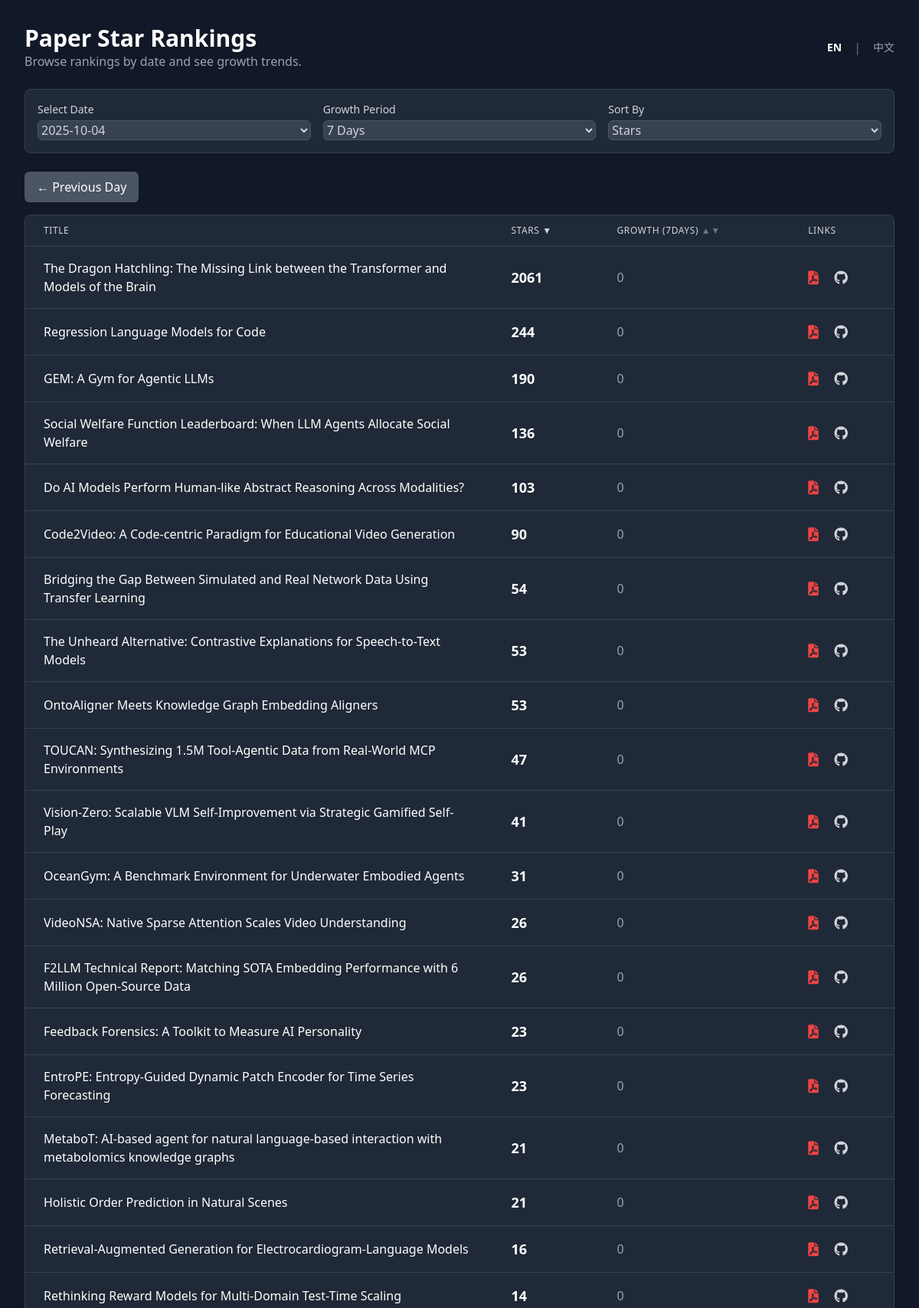
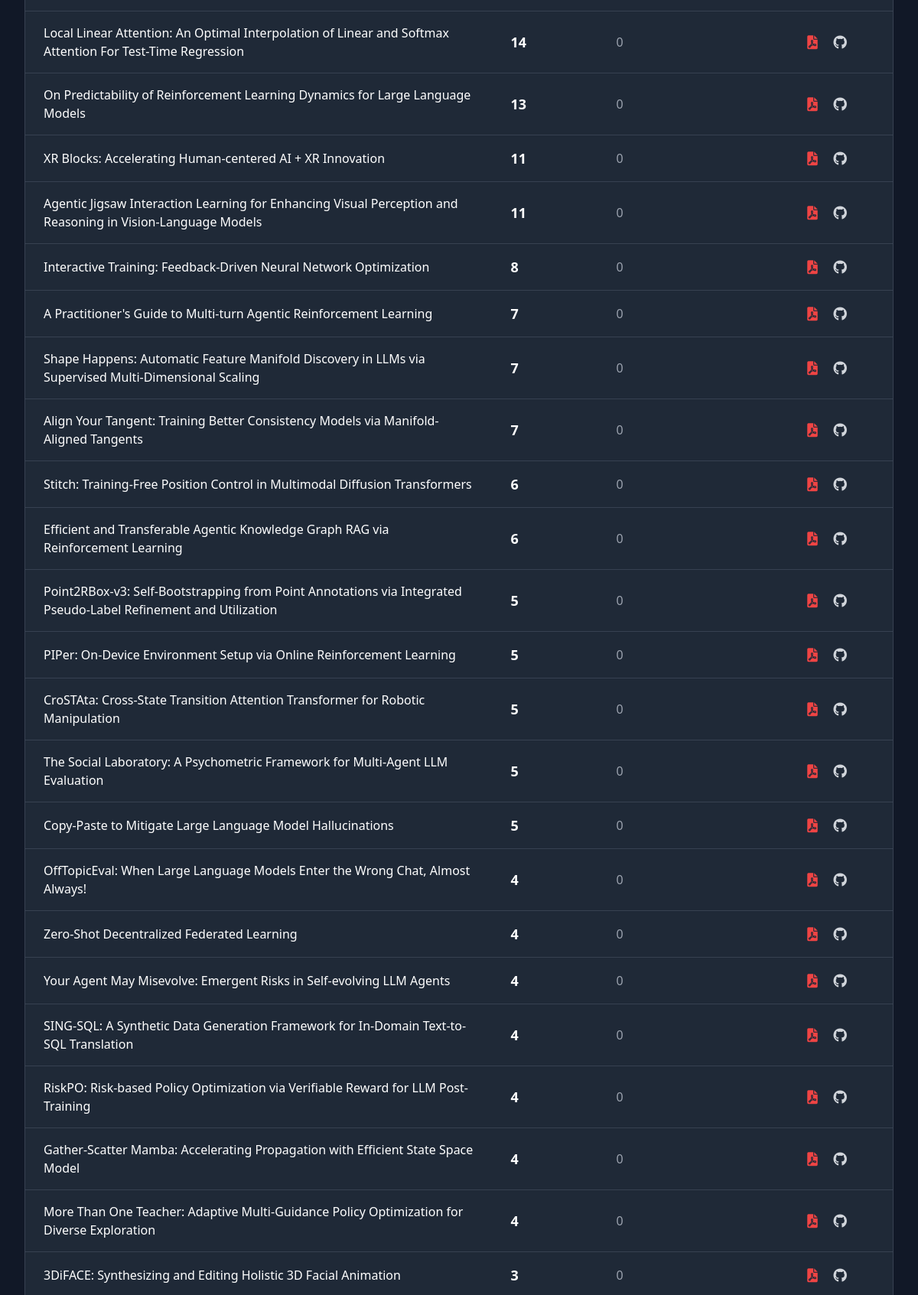
The page / (upper part) on the database its author committed (2 pictures, top to bottom).
### tables this page shows
CREATE TABLE star_counts (
                id INTEGER PRIMARY KEY AUTOINCREMENT,
                paper_id INTEGER,
                check_date TEXT,
                stars INTEGER,
                FOREIGN KEY (paper_id) REFERENCES papers (id),
                UNIQUE(paper_id, check_date)
            );

CREATE TABLE papers (
                id INTEGER PRIMARY KEY AUTOINCREMENT,
                arxiv_id TEXT UNIQUE NOT NULL,
                title TEXT,
                pdf_link TEXT,
                published_date TEXT,
                github_link TEXT
            );

### app.py (the view)
@app.route("/")
def index():
    db = get_db()
    lang = request.args.get('lang', 'en')
    if lang not in TRANSLATIONS:
        lang = 'en'
    T = TRANSLATIONS[lang]
    if db is None:
        return render_template("index.html", error=T['error_no_db'], T=T, lang=lang)
    cursor = db.cursor()
    cursor.execute("SELECT DISTINCT check_date FROM star_counts ORDER BY check_date DESC")
    available_dates = [row['check_date'] for row in cursor.fetchall()]
    if not available_dates:
        return render_template("index.html", data=[], available_dates=[], T=T, lang=lang, no_data=True)
    selected_date = request.args.get("date", available_dates[0])
    growth_days = int(request.args.get("growth_days", 7))
    sort_by = request.args.get("sort_by", "stars")
    order = request.args.get("order", "desc")
    page = int(request.args.get("page", 1))
    per_page = 50
    order_direction = "ASC" if order.lower() == "asc" else "DESC"
    sort_column = "growth" if sort_by == "growth" else "current_stars"
    query = f"""
        SELECT
            p.title AS "Title",
            p.pdf_link AS "Pdf_Link",
            p.github_link AS "Github_Link",
            p.arxiv_id AS "Arxiv_ID",
            s1.stars AS current_stars,
            (s1.stars - IFNULL(s2.stars, s1.stars)) AS growth
        FROM papers p
        JOIN star_counts s1 ON p.id = s1.paper_id
        LEFT JOIN star_counts s2 ON p.id = s2.paper_id AND s2.check_date = (
            SELECT MAX(check_date)
            FROM star_counts
            WHERE paper_id = p.id AND check_date < DATE(?, '-{growth_days} days')
        )
        WHERE s1.check_date = ?
        ORDER BY {sort_column} {order_direction}, current_stars DESC
    """
    cursor.execute(query, (selected_date, selected_date))
    all_data = cursor.fetchall()
    total_items = len(all_data)
    total_pages = (total_items + per_page - 1) // per_page
    if page > total_pages and total_pages > 0:
        return redirect(url_for_params('index', page=total_pages))
    start_index = (page - 1) * per_page
    end_index = start_index + per_page
    paginated_data = all_data[start_index:end_index]
    prev_date, next_date = None, None
    if selected_date in available_dates:
        current_index = available_dates.index(selected_date)
        if current_index < len(available_dates) - 1:
            prev_date = available_dates[current_index + 1] # Dates are DESC
        if current_index > 0:
            next_date = available_dates[current_index - 1]
    return render_template(
        "index.html",
        data=[dict(row) for row in paginated_data], # Convert rows to dicts
        page=page,
        total_pages=total_pages,
        total_items=total_items,
        start_index=start_index,
        end_index=min(end_index, total_items),
        sort_by=sort_by,
        order=order,
        date_cols=available_dates,
        selected_date=selected_date,
        growth_days=growth_days,
        growth_col_name="growth", # For consistency in template
        prev_date=prev_date,
        next_date=next_date,
        lang=lang,
        T=T
    )

### app.py (called while the page is built)
def get_db():
    if 'db' not in g:
        if not os.path.exists(DATABASE):
            return None # Return None if the database file does not exist
        g.db = sqlite3.connect(DATABASE)
        g.db.row_factory = sqlite3.Row
    return g.db

@app.context_processor
def utility_processor():
    def url_for_params(endpoint, **values):
        args = request.args.copy()
        for key, value in values.items():
            args[key] = value
        return url_for(endpoint, **args)
    return dict(url_for_params=url_for_params)

### templates/index.html (shortened to what this page needs)
<!DOCTYPE html>
<html lang="{{ lang }}">
<head>
    <script src="https://cdn.tailwindcss.com"></script>
    <link href="https://cdnjs.cloudflare.com/ajax/libs/font-awesome/6.0.0-beta3/css/all.min.css" rel="stylesheet">
</head>
<body class="font-sans">
    <div class="container mx-auto p-4 md:p-8 max-w-7xl">
        <header class="flex justify-between items-center mb-6">
            <div>
                <h1 class="text-3xl font-bold text-white">{{ T.main_header }}</h1>
                <p class="text-gray-400">{{ T.sub_header }}</p>
            </div>
            <div class="flex items-center space-x-4">
                <a href="{{ url_for_params('index', lang='en') }}" class="text-sm {{ 'font-bold text-white' if lang == 'en' else 'text-gray-400 hover:text-white' }}">EN</a>
                <span class="text-gray-500">|</span>
                <a href="{{ url_for_params('index', lang='zh') }}" class="text-sm {{ 'font-bold text-white' if lang == 'zh' else 'text-gray-400 hover:text-white' }}">中文</a>
            </div>
        </header>
        {% if error %}
            <div class="card p-4 rounded-lg mb-6 error-message text-center">
                {{ error }}
            </div>
        {% else %}
        <div class="card p-4 rounded-lg mb-6">
            <form method="GET" action="{{ url_for('index') }}" class="grid grid-cols-1 md:grid-cols-3 gap-4 items-end">
                <div>
                    <label for="date" class="block text-sm font-medium mb-1">{{ T.select_date }}</label>
                    <select id="date" name="date" class="form-select w-full rounded-md" onchange="this.form.submit()">
                        {% for d in date_cols %}
                        <option value="{{ d }}" {% if d == selected_date %}selected{% endif %}>{{ d }}</option>
                        {% endfor %}
                    </select>
                </div>
                <div>
                    <label for="growth_days" class="block text-sm font-medium mb-1">{{ T.growth_period }}</label>
                    <select id="growth_days" name="growth_days" class="form-select w-full rounded-md" onchange="this.form.submit()">
                        <option value="7" {% if growth_days == 7 %}selected{% endif %}>7 {{ T.days }}</option>
                    </select>
                </div>
                <div>
                    <label for="sort_by" class="block text-sm font-medium mb-1">{{ T.sort_by }}</label>
                    <select id="sort_by" name="sort_by" class="form-select w-full rounded-md" onchange="this.form.submit()">
                        <option value="stars" {% if sort_by == 'stars' %}selected{% endif %}>{{ T.stars }}</option>
                    </select>
                </div>
            </form>
        </div>
        <div class="flex justify-between items-center my-4">
            {% if prev_date %}
                <a href="{{ url_for_params('index', date=prev_date) }}" class="btn-secondary px-4 py-2 rounded-md">&larr; {{ T.prev_day }}</a>
            {% else %}
                <span></span>
            {% endif %}
        </div>
        <div class="card rounded-lg overflow-x-auto">
            <table class="min-w-full divide-y divide-gray-700">
                <thead class="bg-gray-800">
                    <tr>
                        <th scope="col" class="px-6 py-3 text-left text-xs font-medium uppercase tracking-wider">{{ T.title }}</th>
                        <th scope="col" class="px-6 py-3 text-left text-xs font-medium uppercase tracking-wider">
                            <a href="{{ url_for_params('index', sort_by='stars', order='desc' if order == 'asc' and sort_by == 'stars' else 'asc') }}" class="hover:text-white">
                                {{ T.stars }}
                                {% if sort_by != 'stars' %}
                                    <span class="text-gray-500">&#9650;&#9660;</span>
                                {% elif order == 'desc' %}
                                    <span>&#9660;</span>
                                {% else %}
                                    <span>&#9650;</span>
                                {% endif %}
                            </a>
                        </th>
                        <th scope="col" class="px-6 py-3 text-left text-xs font-medium uppercase tracking-wider">
                             <a href="{{ url_for_params('index', sort_by='growth', order='desc' if order == 'asc' and sort_by == 'growth' else 'asc') }}" class="hover:text-white">
                                {{ T.growth }} ({{ growth_days }}{{ T.day if growth_days == 1 else T.days }})
                                {% if sort_by != 'growth' %}
                                    <span class="text-gray-500">&#9650;&#9660;</span>
                                {% elif order == 'desc' %}
                                    <span>&#9660;</span>
                                {% else %}
                                    <span>&#9650;</span>
                                {% endif %}
                            </a>
                        </th>
                        <th scope="col" class="px-6 py-3 text-left text-xs font-medium uppercase tracking-wider">{{ T.links }}</th>
                    </tr>
                </thead>
                <tbody class="divide-y divide-gray-700">
                    {% if data %}
                        {% for row in data %}
                        <tr class="hover:bg-gray-700/50">
                            <td class="px-6 py-4 whitespace-normal max-w-md">
                                <div class="truncate-multiline font-medium text-white">{{ row.Title }}</div>
                            </td>
                            <td class="px-6 py-4 whitespace-nowrap text-lg font-semibold text-white">{{ row.current_stars | int }}</td>
                            <td class="px-6 py-4 whitespace-nowrap">
                                {% if row.growth is not none and row.growth is number %}
                                    <span class="{{ 'text-green-400' if row.growth > 0 else 'text-red-400' if row.growth < 0 else 'text-gray-400' }}">
                                        {{ '+%d' | format(row.growth | int) if row.growth > 0 else row.growth | int }}
                                    </span>
                                {% else %}
                                    <span class="text-gray-500">N/A</span>
                                {% endif %}
                            </td>
                            <td class="px-6 py-4 whitespace-nowrap text-lg space-x-4">
                                {% if row.Pdf_Link and row.Pdf_Link != 'not_found' %}
                                <a href="{{ row.Pdf_Link }}" target="_blank" title="ArXiv PDF" class="text-red-500 hover:text-red-400"><i class="fas fa-file-pdf"></i></a>
                                {% endif %}
                                {% if row.Github_Link and row.Github_Link != 'not_found' and 'https://' in row.Github_Link %}
                                <a href="{{ row.Github_Link }}" target="_blank" title="GitHub Repository" class="text-gray-300 hover:text-white"><i class="fab fa-github"></i></a>
                                {% endif %}
                            </td>
                        </tr>
                        {% endfor %}
                    {% else %}
                        <tr>
                            <td colspan="4" class="text-center py-10 text-gray-500">{{ T.no_data }}</td>
                        </tr>
                    {% endif %}
                </tbody>
            </table>
        </div>
        {% endif %}
    </div>
</body>
</html>

### templates/index.html (style rules this page uses)
.truncate-multiline { display: -webkit-box; -webkit-line-clamp: 2; -webkit-box-orient: vertical; overflow: hidden; text-overflow: ellipsis; }
body { background-color: #111827; color: #d1d5db; }
.card { background-color: #1f2937; border: 1px solid #374151; }
.form-select, .form-input { background-color: #374151; color: #d1d5db; border: 1px solid #4b5563; }
.btn-secondary { background-color: #4b5563; color: white; transition: background-color 0.3s; }

### rows shown on the page
star_counts: Title "The Dragon Hatchling: The Missing Link between the Transformer and Models of the Brain", current_stars "2061", growth "0"
star_counts: Title "Regression Language Models for Code", current_stars "244", growth "0"
star_counts: Title "GEM: A Gym for Agentic LLMs", current_stars "190", growth "0"
star_counts: Title "Social Welfare Function Leaderboard: When LLM Agents Allocate Social Welfare", current_stars "136", growth "0"
star_counts: Title "Do AI Models Perform Human-like Abstract Reasoning Across Modalities?", current_stars "103", growth "0"
star_counts: Title "Code2Video: A Code-centric Paradigm for Educational Video Generation", current_stars "90", growth "0"
star_counts: Title "Bridging the Gap Between Simulated and Real Network Data Using Transfer Learning", current_stars "54", growth "0"
star_counts: Title "The Unheard Alternative: Contrastive Explanations for Speech-to-Text Models", current_stars "53", growth "0"
star_counts: Title "OntoAligner Meets Knowledge Graph Embedding Aligners", current_stars "53", growth "0"
star_counts: Title "TOUCAN: Synthesizing 1.5M Tool-Agentic Data from Real-World MCP Environments", current_stars "47", growth "0"
star_counts: Title "Vision-Zero: Scalable VLM Self-Improvement via Strategic Gamified Self-Play", current_stars "41", growth "0"
star_counts: Title "OceanGym: A Benchmark Environment for Underwater Embodied Agents", current_stars "31", growth "0"
star_counts: Title "VideoNSA: Native Sparse Attention Scales Video Understanding", current_stars "26", growth "0"
star_counts: Title "F2LLM Technical Report: Matching SOTA Embedding Performance with 6 Million Open-Source Data", current_stars "26", growth "0"
star_counts: Title "Feedback Forensics: A Toolkit to Measure AI Personality", current_stars "23", growth "0"
star_counts: Title "EntroPE: Entropy-Guided Dynamic Patch Encoder for Time Series Forecasting", current_stars "23", growth "0"
star_counts: Title "MetaboT: AI-based agent for natural language-based interaction with metabolomics knowledge graphs", current_stars "21", growth "0"
star_counts: Title "Holistic Order Prediction in Natural Scenes", current_stars "21", growth "0"
star_counts: Title "Retrieval-Augmented Generation for Electrocardiogram-Language Models", current_stars "16", growth "0"
star_counts: Title "Rethinking Reward Models for Multi-Domain Test-Time Scaling", current_stars "14", growth "0"
star_counts: Title "Local Linear Attention: An Optimal Interpolation of Linear and Softmax Attention For Test-Time Regression", current_stars "14", growth "0"
star_counts: Title "On Predictability of Reinforcement Learning Dynamics for Large Language Models", current_stars "13", growth "0"
star_counts: Title "XR Blocks: Accelerating Human-centered AI + XR Innovation", current_stars "11", growth "0"
star_counts: Title "Agentic Jigsaw Interaction Learning for Enhancing Visual Perception and Reasoning in Vision-Language Models", current_stars "11", growth "0"
star_counts: Title "Interactive Training: Feedback-Driven Neural Network Optimization", current_stars "8", growth "0"
star_counts: Title "A Practitioner's Guide to Multi-turn Agentic Reinforcement Learning", current_stars "7", growth "0"
star_counts: Title "Shape Happens: Automatic Feature Manifold Discovery in LLMs via Supervised Multi-Dimensional Scaling", current_stars "7", growth "0"
star_counts: Title "Align Your Tangent: Training Better Consistency Models via Manifold-Aligned Tangents", current_stars "7", growth "0"
star_counts: Title "Stitch: Training-Free Position Control in Multimodal Diffusion Transformers", current_stars "6", growth "0"
star_counts: Title "Efficient and Transferable Agentic Knowledge Graph RAG via Reinforcement Learning", current_stars "6", growth "0"
star_counts: Title "Point2RBox-v3: Self-Bootstrapping from Point Annotations via Integrated Pseudo-Label Refinement and Utilization", current_stars "5", growth "0"
star_counts: Title "PIPer: On-Device Environment Setup via Online Reinforcement Learning", current_stars "5", growth "0"
star_counts: Title "CroSTAta: Cross-State Transition Attention Transformer for Robotic Manipulation", current_stars "5", growth "0"
star_counts: Title "The Social Laboratory: A Psychometric Framework for Multi-Agent LLM Evaluation", current_stars "5", growth "0"
star_counts: Title "Copy-Paste to Mitigate Large Language Model Hallucinations", current_stars "5", growth "0"
star_counts: Title "OffTopicEval: When Large Language Models Enter the Wrong Chat, Almost Always!", current_stars "4", growth "0"
star_counts: Title "Zero-Shot Decentralized Federated Learning", current_stars "4", growth "0"
star_counts: Title "Your Agent May Misevolve: Emergent Risks in Self-evolving LLM Agents", current_stars "4", growth "0"
star_counts: Title "SING-SQL: A Synthetic Data Generation Framework for In-Domain Text-to-SQL Translation", current_stars "4", growth "0"
star_counts: Title "RiskPO: Risk-based Policy Optimization via Verifiable Reward for LLM Post-Training", current_stars "4", growth "0"
star_counts: Title "Gather-Scatter Mamba: Accelerating Propagation with Efficient State Space Model", current_stars "4", growth "0"
star_counts: Title "More Than One Teacher: Adaptive Multi-Guidance Policy Optimization for Diverse Exploration", current_stars "4", growth "0"
star_counts: Title "3DiFACE: Synthesizing and Editing Holistic 3D Facial Animation", current_stars "3", growth "0"

### other values the page prints
{{ T.main_header }} "Paper Star Rankings"
{{ T.sub_header }} "Browse rankings by date and see growth trends."
{{ T.select_date }} "Select Date"
{{ T.growth_period }} "Growth Period"
{{ T.sort_by }} "Sort By"
{{ T.prev_day }} "Previous Day"
{{ T.title }} "TITLE"
{{ T.stars }} "STARS"
{{ T.growth }} "GROWTH"
{{ growth_days }} "7"
{{ T.day if growth_days == 1 else T.days }} "DAYS"
{{ T.links }} "LINKS"
form field date "2025-10-04"
form field sort_by "Stars"
